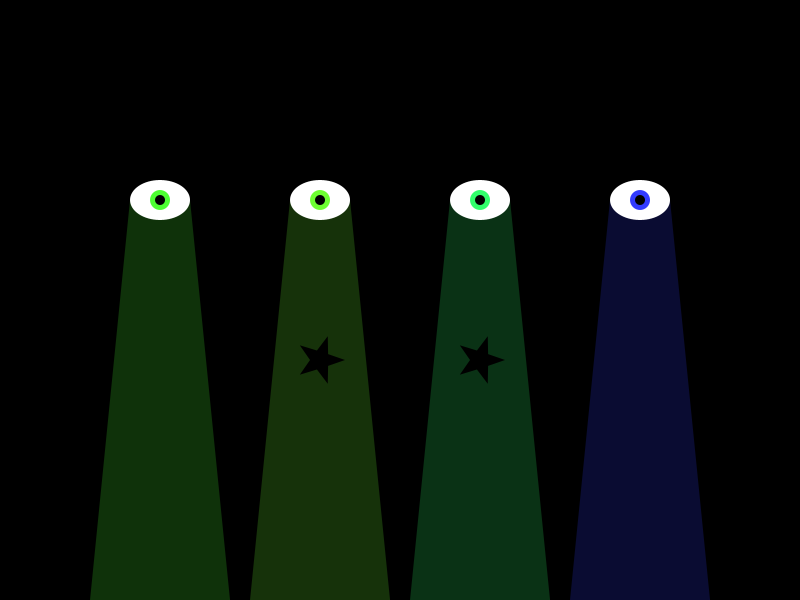
Frame 1 (no input)
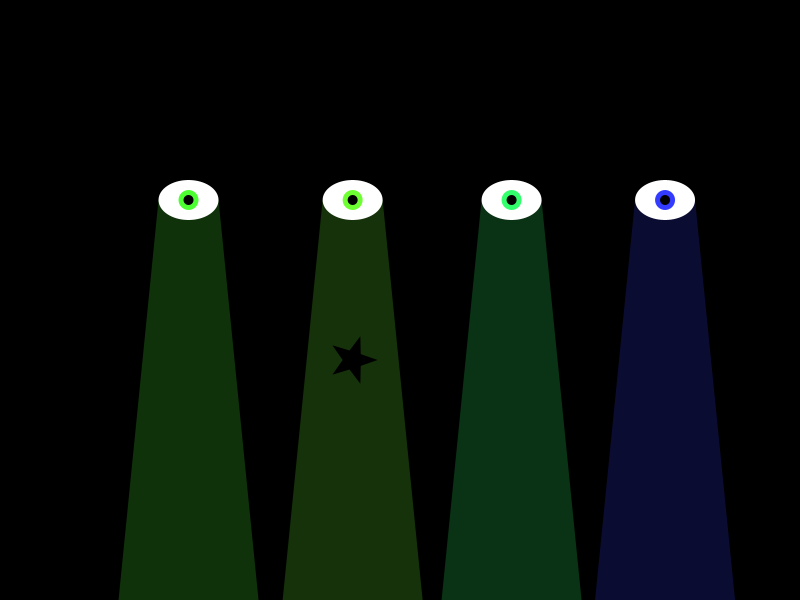
Frame 60 (the mouse pressed at the canvas centre just before this capture)
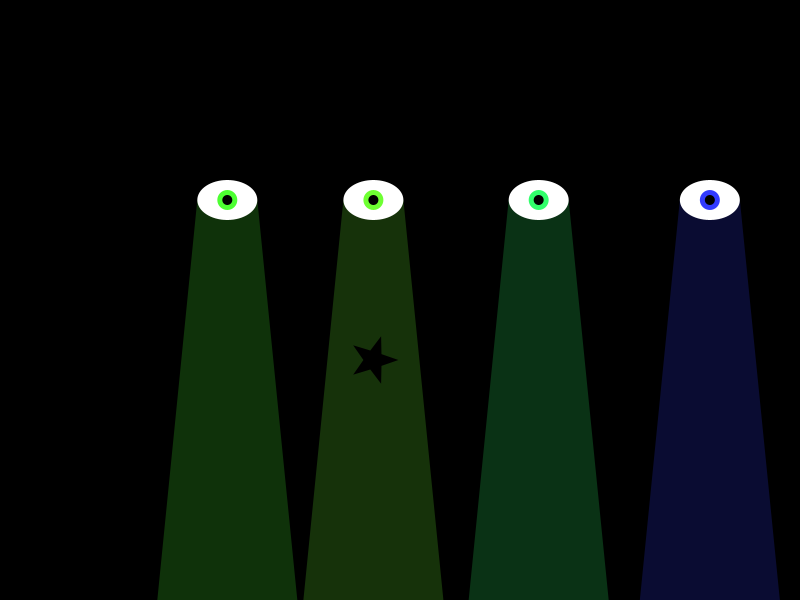
Frame 120 (the mouse held since frame 60 and released just before this capture)

The Processing sketch that drew these frames (run headless with seeded random() and noise(); from frame 60 on, the mouse is pressed at the canvas centre):

// Processing sketch: DELACRUZ_Entrega03
// ── DELACRUZ_Entrega03.pde
//Hillary De La Cruz-202222142

//Imagen de referente:

//Variables 
float[] x=new float[4]; //pocision vertical

float[] y=new float[4];

float[] speed= new float[4];

color[]eyeColors=new color[4];

void setup() {
  size(800,600);
  colorMode(HSB,300,100,100); //cambiar los colores 
  noStroke();
  
  for (int i = 0; i < 4; i++) {
    x[i] = width / 5 * (i + 1); //aqui el 5 me esta dividiendo la pantalla para que cada ojo este en un lugar
                                //y el 1 me esta indicando donde empieza el movimiento
                                
    y[i] = height / 3;          // este 3 me esta indicando la altura de los ojos
    
    speed[i] = random(0.5, 1.5); // Movimiento random con un intervalo de cada ojo
    
    eyeColors[i] = color(random(360), 80, 100); // Tonos distintos para la linterna
    
  }
}

void draw () {
  background (0);
  
  //movimiento del ojo
  for (int i = 0; i < 4; i++) { //bucle para dibujar los ojos
    x[i] += sin(frameCount * 0.02 * speed[i]) * 0.8; //ojo se mueva de izquiera a derecha
    
    // Dibujar la linterna 
    fill(eyeColors[i], 50); //color especifico de cada ojo y la intensidad de la linterna
    beginShape();
    vertex(x[i] - 30, y[i]);
    vertex(x[i] + 30, y[i]);
    vertex(x[i] + 70, height);
    vertex(x[i] - 70, height);
    endShape(CLOSE);

//Ojos
    fill(0, 0, 100); // blanco del ojo
    ellipse(x[i], y[i], 60, 40);

    // Iris
    fill(eyeColors[i]);
    ellipse(x[i], y[i], 20, 20);

    // Pupila
    fill(0);
    ellipse(x[i], y[i], 10, 10);
    
    if (x[i] > 300 && x[i] < 500) {
  star(x[i], y[i] + 160, 10, 25, 5);
  fill(234,1930,25); // amarillo
  
}
  }
}
    void star(float x, float y, float radius1, float radius2, int npoints) {
  float angle = TWO_PI / npoints;
  float halfAngle = angle/2.0;
  beginShape();
  for (float a = 0; a < TWO_PI; a += angle) {
    float sx = x + cos(a) * radius2;
    float sy = y + sin(a) * radius2;
    vertex(sx, sy);
    sx = x + cos(a+halfAngle) * radius1;
    sy = y + sin(a+halfAngle) * radius1;
    vertex(sx, sy);
  }
  endShape(CLOSE);
}
